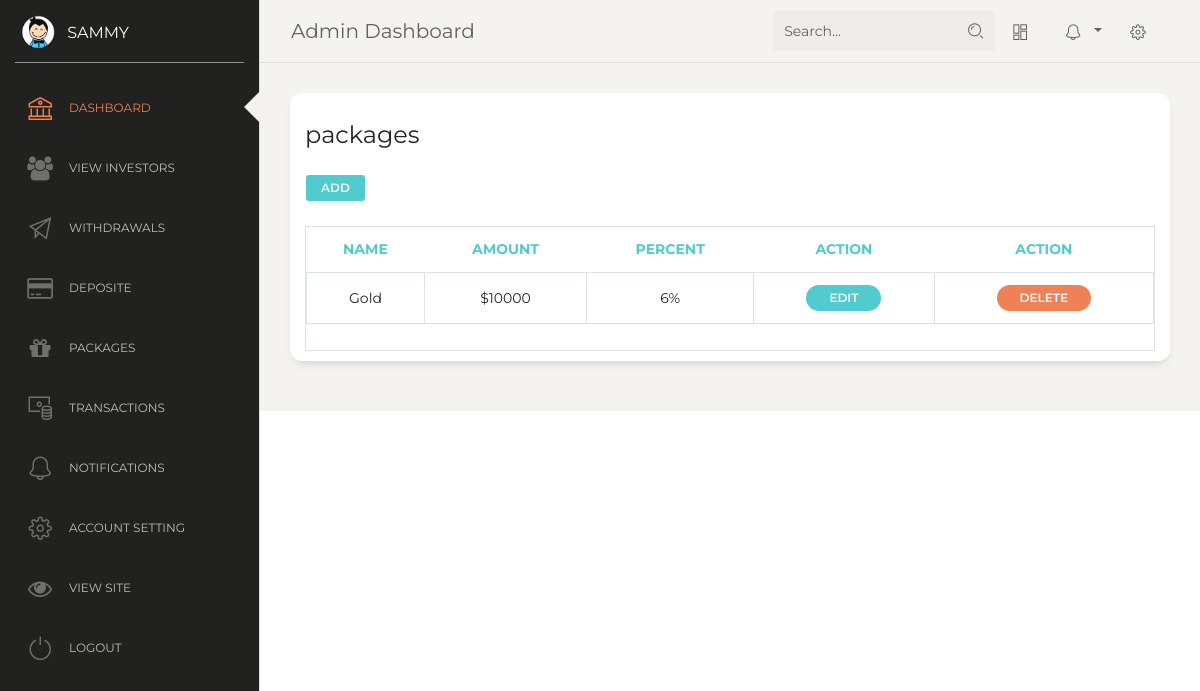
/super/admin/package/ (signed in), run on the app's committed database.
### panel/models.py (models this page shows, shortened)
class Investors(AbstractBaseUser):
	email       = models.EmailField(verbose_name='email', max_length=60, unique=True )
	username    = models.CharField(max_length=30, unique=True)
	full_name    = models.CharField(max_length=30 ,blank=True, null= True)
	date_joined = models.DateTimeField(verbose_name='date joined', auto_now_add=True)
	last_login  = models.DateTimeField(verbose_name='last login', auto_now=True)
	is_admin    = models.BooleanField(default=False)
	is_staff    = models.BooleanField(default=False)
	is_active   = models.BooleanField(default=True)
	is_superuser = models.BooleanField(default=False)
	profile_image = models.ImageField(blank=True, null=True, default='logo-small.png', upload_to='profile')
	phone = models.CharField(max_length=60, blank=True, null=True)
	wallet_id = models.CharField(max_length=60, blank=True, null=True)
	ref_code = models.CharField(max_length=60, blank=True, null=True, unique=True)
	refferal = models.IntegerField(default=0)
	balance = models.IntegerField(default=0)
	package = models.ForeignKey('Packages', on_delete  = models.CASCADE,blank=True,null=True)
	USERNAME_FIELD = 'email'
	REQUIRED_FIELDS = ['username']
	objects = MyAccountManager()
	class Meta:
			ordering = ['-date_joined']

class Packages(models.Model):
	name = models.CharField(max_length=50)
	amount = models.IntegerField()
	date = models.DateTimeField(auto_now_add=True,blank=True,null=True)
	percent = models.IntegerField(blank=True,null=True)
	class Meta:
			ordering = ['-date']

### panel/views.py (the view)
# urls.py: path('admin/package/', views.package, name="admin-package"),
@manager_required
def package(request):
	packages = Packages.objects.all()
	return render(request, "admin/packages.html",{"packages":packages})

### templates/admin/packages.html (shortened to what this page needs)
{% extends 'admin/main.html' %}
{% load static %}
{% block content %}
<div class="content">
    <div class="row">
      <div class="col-md-12">
        <div class="card">
          <div class="card-header">
            <h4 class="card-title"> packages</h4>
            <a href="{% url 'new_package' %}" class="btn btn-primary btn-sm  btn-circle">Add</a>
          </div>
          <div class="card-body">
            <div class="table-responsive table-bordered ">
              <table class="table">
                <thead class=" text-primary">
                  <th class="text-center">
                    Name
                  </th>
                  <th class="text-center">
                    Amount
                  </th>
                  <th class="text-center">
                    Percent
                  </th>
                  <th class="text-center">
                    Action
                  </th>
                  <th class="text-center">
                    Action
                  </th>
                </thead>
                {% for obj in packages %}
                <tbody>
                  <tr>
                    <td class="text-center">
                        {{ obj.name }}
                    </td>
                    <td class="text-center">
                        ${{ obj.amount }}
                      </td>
                      <td class="text-center">
                        {{ obj.percent }}%
                      </td>
                      <td class="text-center">
                        <a href="{% url 'package-update' obj.pk %}" class="btn btn-sm btn-primary btn-round">Edit</a>
                      </td>
                    <td class="text-center">
                      <a href="{% url 'package-delete' obj.pk %}" class="btn btn-sm btn-danger btn-round">Delete</a>
                    </td>
                  </tr>
                </tbody>
                {% endfor %}
              </table>
            </div>
          </div>
        </div>
      </div>
    </div>
</div>
{% endblock  %}

### templates/admin/main.html (shortened to what this page needs)
{% load static %}
<!DOCTYPE html>
<html lang="en">
<head>
  <link href="https://maxcdn.bootstrapcdn.com/font-awesome/latest/css/font-awesome.min.css" rel="stylesheet">
  <link href="{% static 'css/bootstrap.min.css' %}" rel="stylesheet" />
  <link href="{% static 'css/paperdas.css' %}" rel="stylesheet" />
  <link href="{% static 'demo/demo.css' %}" rel="stylesheet" />
</head>
<body class="">
  <div class="wrapper ">
    <div class="sidebar" data-color="black" data-active-color="danger">
      <div class="logo">
        <a href="#" class="simple-text logo-mini">
          <div class="logo-image-small">
            <img src="{% static 'img/logo-small.png' %}">
          </div>
        </a>
        <a href="#" class="simple-text logo-normal">
          {{ user.username }}
        </a>
      </div>
      <div class="sidebar-wrapper">
        <ul class="nav">
          <li class="active ">
            <a href="{% url 'dashboard' %}">
              <i class="nc-icon nc-bank"></i>
              <p>Dashboard</p>
            </a>
          </li>
          <li>
            <a href="{% url 'users' %}">
              <i class="fa fa-users"></i>
              <p>view investors</p>
            </a>
          </li>
          <li>
            <a href="{% url 'admin-withdraw' %}">
              <i class="nc-icon nc-send"></i>
              <p>Withdrawals</p>
            </a>
          </li>
          <li>
            <a href="{% url 'admin-deposite' %}">
              <i class="fa fa-credit-card"></i>
              <p>Deposite</p>
            </a>
          </li>
          <li>
            <a href="{% url 'admin-package' %}">
              <i class="fa fa-gift"></i>
              <p>Packages</p>
            </a>
          </li>
          <li>
            <a href="{% url 'admin-transaction' %}">
                <i class="nc-icon nc-money-coins"></i>
              <p>Transactions</p>
            </a>
          </li>
          <li>
            <a href="{% url 'message' %}">
              <i class="nc-icon nc-bell-55"></i>
              <p>Notifications</p>
            </a>
          </li>
          <li>
            <a href="#">
              <i class="nc-icon nc-settings-gear-65"></i>
              <p>Account setting</p>
            </a>
          </li>
          <li>
            <a href="{% url  'user-dashboard' %}">
              <i class="fa fa-eye" ></i>
              <p>view site</p>
            </a>
          </li>
          <li>
            <a href="{% url 'dashboard-logout' %}">
              <i class="nc-icon nc-button-power"></i>
              <p>logout</p>
            </a>
          </li>
        </ul>
      </div>
    </div>
    <div class="main-panel">
      <nav class="navbar navbar-expand-lg navbar-absolute fixed-top navbar-transparent">
        <div class="container-fluid">
          <div class="navbar-wrapper">
            <a class="navbar-brand" href="javascript:;">Admin Dashboard</a>
          </div>
          <div class="collapse navbar-collapse justify-content-end" id="navigation">
            <form>
              <div class="input-group no-border">
                <input type="text" value="" class="form-control" placeholder="Search...">
                <div class="input-group-append">
                  <div class="input-group-text">
                    <i class="nc-icon nc-zoom-split"></i>
                  </div>
                </div>
              </div>
            </form>
            <ul class="navbar-nav">
              <li class="nav-item">
                <a class="nav-link btn-magnify" href="javascript:;">
                  <i class="nc-icon nc-layout-11"></i>
                </a>
              </li>
              <li class="nav-item btn-rotate dropdown">
                <a class="nav-link dropdown-toggle" href="http://example.com" id="navbarDropdownMenuLink" data-toggle="dropdown" aria-haspopup="true" aria-expanded="false">
                  <i class="nc-icon nc-bell-55"></i>
                </a>
              </li>
              <li class="nav-item">
                <a class="nav-link btn-rotate" href="javascript:;">
                  <i class="nc-icon nc-settings-gear-65"></i>
                </a>
              </li>
            </ul>
          </div>
        </div>
      </nav>
      {% block content %} {% endblock %}
    </div>
  </div>
</body>
</html>

### data on the page
Investors: username "SAMMY"
Packages: name "Gold", amount "10000", percent "6"
